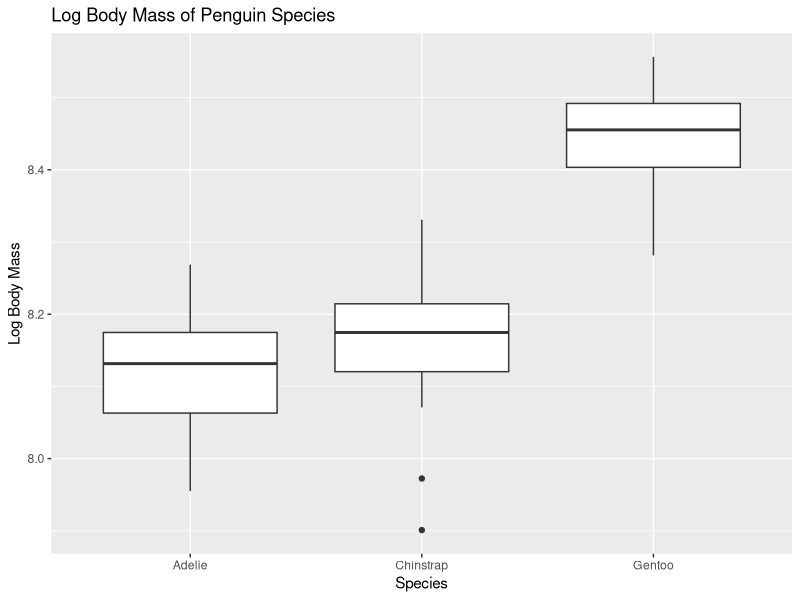
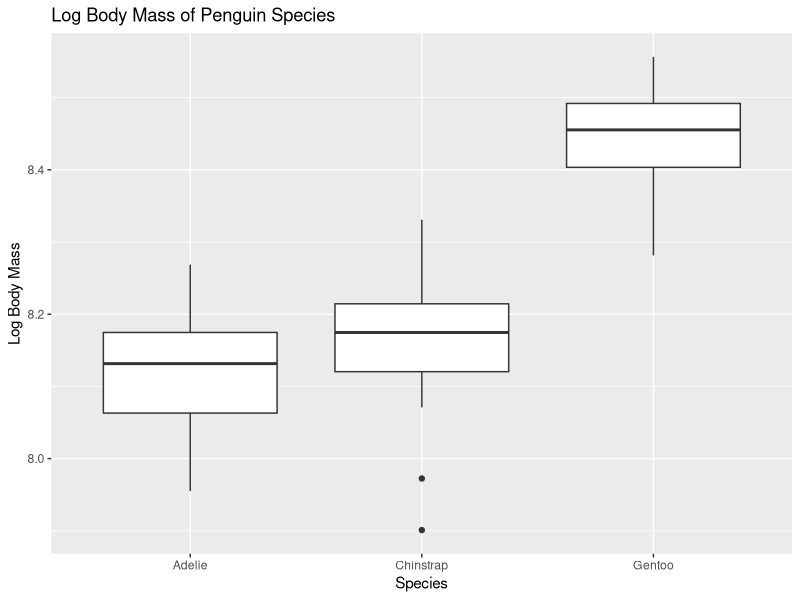

The R source for these figures, in order:
## Week 4 HW ##
## Mei Iwamoto ##
## September 15th, 2026 ##

#install packages

#load libraries 
library(palmerpenguins)
library(dplyr)
library(tidyverse)


#view data
view(penguins)

#calculate the mean and variance of body mass by species, island, and sex without any NAs
penguins |> 
  drop_na(species, island, sex) |> 
  group_by(species, island, sex) |> 
  summarize(mean_body_mass = mean(body_mass_g), body_mass_variance = var(body_mass_g))

#filters out (i.e. excludes) male penguins, then calculates the log body mass, then selects only the columns for species, island, sex, and log body mass, then use these data to make any plot. Make sure the plot has clean and clear labels and follows best practices. Save the plot in the correct output folder.

penguins |> 
  filter(sex=="female") |> 
  mutate(log_body_mass = log(body_mass_g)) |> 
  select(species, island, sex, log_body_mass) |> 
  ggplot(aes(x=species, y=log_body_mass)) +
  geom_boxplot() +
  labs(title = "Log Body Mass of Penguin Species", x="Species", y="Log Body Mass")

#save plot in outputs folder 
  ggsave(here("Week_04","Outputs","LogBody.png"), width = 7, height = 5)


  
